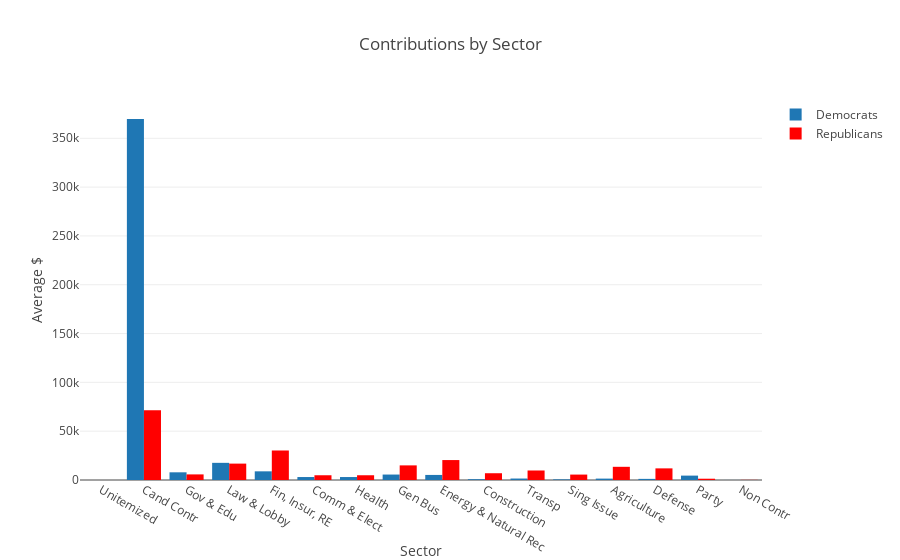

Here is the notebook cell this chart was saved with:
### Code cell
viz_sector(return_year(df_merged, 2018), state = 'FL')

### Figure 1 — Plotly figure (JSON) as saved in the notebook; plotly's stock layout.template omitted (floating-point values rounded to 4 significant figures)
{"data": [{"name": "Democrats", "type": "bar", "x": ["Unitemized", "Cand Contr", "Gov & Edu", "Law & Lobby", "Fin, Insur, RE", "Comm & Elect", "Health", "Gen Bus", "Energy & Natural Rec", "Construction", "Transp", "Sing Issue", "Agriculture", "Defense", "Party", "Non Contr"], "y": [0, 369800.0, 7877.0, 17580.0, 8880.0, 3032.0, 3032.0, 5587.0, 5196.0, 812.5, 1500.0, 632.0, 1428.0, 1152.0, 4498.0, 38.65, 61230.0, 0.7614]}, {"marker": {"color": "rgb(255,0,0)"}, "name": "Republicans", "type": "bar", "x": ["Unitemized", "Cand Contr", "Gov & Edu", "Law & Lobby", "Fin, Insur, RE", "Comm & Elect", "Health", "Gen Bus", "Energy & Natural Rec", "Construction", "Transp", "Sing Issue", "Agriculture", "Defense", "Party", "Non Contr"], "y": [0, 71350.0, 5732.0, 16790.0, 30230.0, 4866.0, 4866.0, 14970.0, 20420.0, 6933.0, 9743.0, 5548.0, 13510.0, 11920.0, 1312.0, 140.8, 85470.0, 0]}], "layout": {"barmode": "group", "title": "Contributions by Sector", "xaxis": {"title": "Sector"}, "yaxis": {"title": "Average $"}}}
